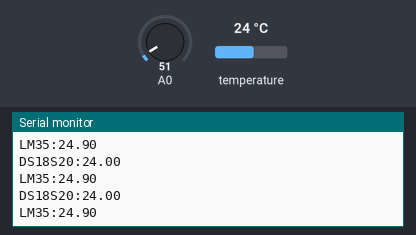
The sketch below on a simulated Arduino Uno, built with avr-gcc and run on an emulated ATmega328P. Parts: the last lines printed to the serial monitor. Inputs (shaded band) come from the test bench; at power-on: temperature 24 °C, A0 = 51.

Above: at 1.2 s.
1.3 s: temperature set to 12 °C
At 1.67 s:
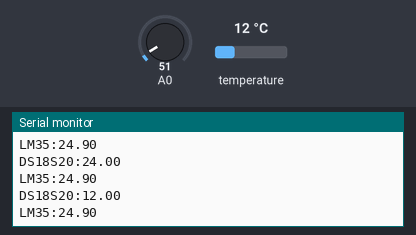
2.8 s: A0 set to 61
At 3.01 s:
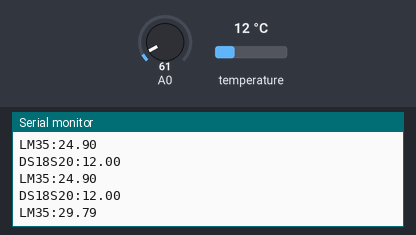
4.3 s: temperature set to 19 °C
At 4.34 s:
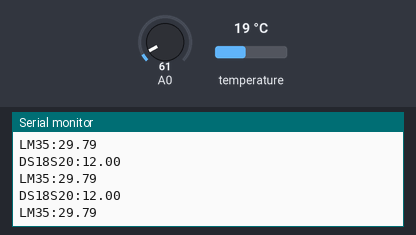
5.8 s: A0 set to 71
At 5.9 s:
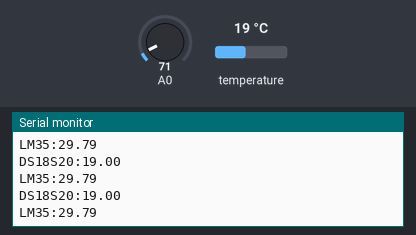
Timing chart, 0 to 8.8 s (numbered marks = the images above; inputs shaded):
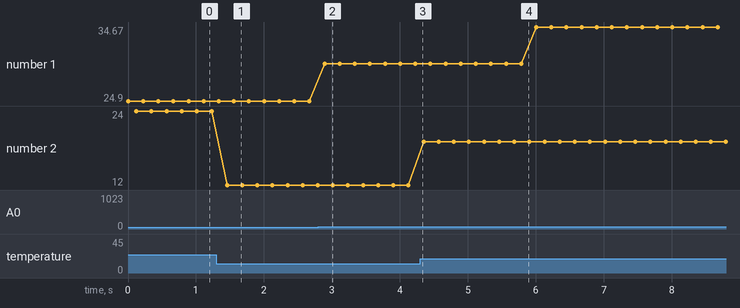

The sketch:

temp_sensors.ino
```cpp
//code sourced from keyestudio wiki page
//https://wiki.keyestudio.com/index.php/Ks0022_keyestudio_LM35_Linear_Temperature_Sensor
//https://wiki.keyestudio.com/Ks0023_keyestudio_18B20_Temperature_Sensor
//for testing purposes only

//one wire library: http://www.pjrc.com/teensy/arduino_libraries/OneWire.zip

#include <OneWire.h>
 int DS18S20_Pin = 2; //DS18S20 Signal pin on digital pin 2
 //Temperature chip i/o
OneWire ds(DS18S20_Pin);  // on digital pin 2

void setup()
{
    Serial.begin(9600);//Set Baud Rate to 9600 bps
}
 void loop()
{   double val;
    double dat;
    val=analogRead(0);//Connect LM35 on Analog 0
    dat=(500 * val) /1024;
    Serial.print("LM35:"); //Display the temperature on Serial monitor
    Serial.println(dat);
    delay(100);
    float temperature = getTemp();
    Serial.print("DS18S20:");
    Serial.println(temperature);
    delay(100);
}

float getTemp(){
  //returns the temperature from one DS18S20 in DEG Celsius

  byte data[12];
  byte addr[8];

  if ( !ds.search(addr)) {
      //no more sensors on chain, reset search
      ds.reset_search();
      return -1000;
  }

  if ( OneWire::crc8( addr, 7) != addr[7]) {
      Serial.println("CRC is not valid!");
      return -1000;
  }

  if ( addr[0] != 0x10 && addr[0] != 0x28) {
      Serial.print("Device is not recognized");
      return -1000;
  }

  ds.reset();
  ds.select(addr);
  ds.write(0x44,1); // start conversion, with parasite power on at the end

  byte present = ds.reset();
  ds.select(addr);
  ds.write(0xBE); // Read Scratchpad

  for (int i = 0; i < 9; i++) { // we need 9 bytes
    data[i] = ds.read();
  }
  ds.reset_search();

  byte MSB = data[1];
  byte LSB = data[0];

  float tempRead = ((MSB << 8) | LSB); //using two's compliment
  float TemperatureSum = tempRead / 16;
  return TemperatureSum;
}
```

Measured:
- after the input at 1.3 s, the serial monitor: prints a new line after 0.16 s (image 1)
- after the input at 2.8 s, the serial monitor: prints a new line after 0.09 s (image 2)
- plotted number 1: 24.9 → 29.79 after the input at 2.8 s, 29.79 → 34.67 after the input at 5.8 s
- plotted number 2: 24 → 12 after the input at 1.3 s, 12 → 19 after the input at 4.3 s
